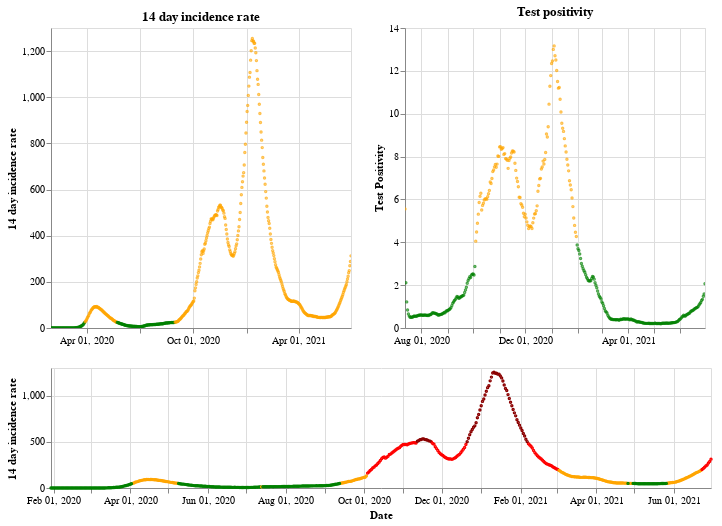

Source (notebook cell):
### Markdown cell above
## England

### Code cell
plot_traffic_light('England')

### Figure 1 — Vega-Lite specification as saved in the notebook (floating-point values rounded to 4 significant figures; data arrays with more than 128 entries replaced by an {"elided": "..."} marker saying what was removed)
{"config": {"view": {"continuousWidth": 400, "continuousHeight": 300}}, "vconcat": [{"hconcat": [{"mark": {"type": "point", "size": 2}, "encoding": {"color": {"condition": {"value": "green", "test": "(datum.twoWeeklyCasesRate <= 25)"}, "value": "orange"}, "tooltip": [{"type": "nominal", "field": "areaName"}, {"type": "temporal", "field": "date"}, {"type": "quantitative", "field": "twoWeeklyCasesRate"}, {"type": "quantitative", "field": "testPositivity"}], "x": {"type": "temporal", "axis": {"title": ""}, "field": "date", "scale": {"domain": {"selection": "DateBrush"}}, "timeUnit": "yearmonthdate"}, "y": {"type": "quantitative", "axis": {"title": "14 day incidence rate"}, "field": "twoWeeklyCasesRate"}}, "title": "14 day incidence rate", "width": 300}, {"mark": {"type": "point", "size": 2}, "encoding": {"color": {"condition": {"value": "green", "test": "(datum.testPositivity <= 4)"}, "value": "orange"}, "tooltip": [{"type": "nominal", "field": "areaName"}, {"type": "temporal", "field": "date"}, {"type": "quantitative", "field": "twoWeeklyCasesRate"}, {"type": "quantitative", "field": "testPositivity"}], "x": {"type": "temporal", "axis": {"title": ""}, "field": "date", "scale": {"domain": {"selection": "DateBrush"}}, "timeUnit": "yearmonthdate"}, "y": {"type": "quantitative", "axis": {"title": "Test Positivity"}, "field": "testPositivity"}}, "title": "Test positivity", "width": 300}]}, {"layer": [{"mark": {"type": "point", "size": 2}, "encoding": {"color": {"condition": {"value": "orange", "test": "(((datum.testPositivity < 4) && (datum.twoWeeklyCasesRate >= 50)) && (datum.twoWeeklyCasesRate < 200))"}, "value": "red"}, "opacity": {"condition": {"value": 1, "test": "((datum.twoWeeklyCasesRate >= 50) && (datum.twoWeeklyCasesRate < 500))"}, "value": 0}, "tooltip": [{"type": "nominal", "field": "areaName"}, {"type": "temporal", "field": "date"}, {"type": "quantitative", "field": "twoWeeklyCasesRate"}, {"type": "quantitative", "field": "testPositivity"}], "x": {"type": "temporal", "axis": {"title": "Date"}, "field": "date", "timeUnit": "yearmonthdate"}, "y": {"type": "quantitative", "axis": {"title": "14 day incidence rate"}, "field": "twoWeeklyCasesRate"}}, "selection": {"DateBrush": {"type": "interval", "encodings": ["x"], "fields": ["Time"]}}}, {"mark": {"type": "point", "size": 2}, "encoding": {"color": {"value": "darkred"}, "opacity": {"condition": {"value": 1, "test": "(datum.twoWeeklyCasesRate >= 500)"}, "value": 0}, "tooltip": [{"type": "nominal", "field": "areaName"}, {"type": "temporal", "field": "date"}, {"type": "quantitative", "field": "twoWeeklyCasesRate"}, {"type": "quantitative", "field": "testPositivity"}], "x": {"type": "temporal", "axis": {"title": "Date"}, "field": "date", "timeUnit": "yearmonthdate"}, "y": {"type": "quantitative", "axis": {"title": "14 day incidence rate"}, "field": "twoWeeklyCasesRate"}}}, {"mark": {"type": "point", "size": 2}, "encoding": {"color": {"condition": {"value": "green", "test": "((datum.testPositivity < 4) && (datum.twoWeeklyCasesRate < 50))"}, "value": "orange"}, "opacity": {"condition": {"value": 1, "test": "(datum.twoWeeklyCasesRate < 50)"}, "value": 0}, "tooltip": [{"type": "nominal", "field": "areaName"}, {"type": "temporal", "field": "date"}, {"type": "quantitative", "field": "twoWeeklyCasesRate"}, {"type": "quantitative", "field": "testPositivity"}], "x": {"type": "temporal", "axis": {"title": "Date"}, "field": "date", "timeUnit": "yearmonthdate"}, "y": {"type": "quantitative", "axis": {"title": "14 day incidence rate"}, "field": "twoWeeklyCasesRate"}}}], "height": 120, "width": 660}], "data": {"name": "data-aa15d6ee615ff489ed1824593eac65d3"}, "$schema": "https://vega.github.io/schema/vega-lite/v4.8.1.json", "datasets": {"data-aa15d6ee615ff489ed1824593eac65d3": {"elided": "518 records"}}}
